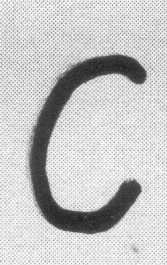
#> input picture Pattern-Recognition-Fourier-descriptors-EE4266-master/C.bmp, 167 x 265 px
$ python main.py
#> lines starting #> are read from the running program, lines starting #| are printed output that depends on the picture; after the words box and inside, x2 and y2 are one past the last pixel; in counts of white or black regions, pixels touching at a corner belong together; long printed decimals are rounded
import cv2
import numpy as np
import matplotlib.pyplot as plt


def detect_contours(img):
    imgray = cv2.cvtColor(img, cv2.COLOR_BGR2GRAY)
    imgray = cv2.medianBlur(imgray, 5)
    ret, thresh = cv2.threshold(
        imgray, 140, 255, cv2.THRESH_BINARY_INV)  # Binarizing the image
    contours, hierarchy = cv2.findContours(
        thresh, cv2.RETR_TREE, cv2.CHAIN_APPROX_NONE)  # Detecting contours
    return contours


def two_d_to_complex(contour):
    x = [x[0][0] for x in contour]
    y = [y[0][1] for y in contour]
    complex_form = np.array(x)+np.array(y)*1j
    return complex_form


def eliminate_higher_freq(FT_array, keep_fraction):
    z = np.copy(FT_array)
    n = len(z)
    # a[0] represents the DC component. a [1: n//2] represent positive frequencies
    # from lowest to highest. a[n//2+1:] represents negative frequencies from most
    # negative to least negative
    z[int(keep_fraction*n/2)+1:-int(keep_fraction*n/2)] = 0
    return z


def plot_points_on_image(img_name, smooth_complex_array):
    im = plt.imread(img_name)
    implot = plt.imshow(im)
    plt.scatter(x=smooth_complex_array.real, y=smooth_complex_array.imag, s=3)
    plt.show()


def show_all_contours(img, contours):
    out = cv2.drawContours(img, contours, -1, (0, 255, 0), 3)
    out = cv2.resize(out, (543, 700))
    cv2.imshow('output', out)
    cv2.waitKey(0) & 0xFF
    cv2.destroyAllWindows()


def get_template_value(template, keep_fraction):
    contours = detect_contours(template)
    complex_array = two_d_to_complex(contours[0])
    FT_array = np.fft.fft(complex_array)
    FT_array = eliminate_higher_freq(FT_array, keep_fraction)
    return FT_array


def normalise_array(FT_array):
    # Absolute value: makes analysis rotaion invariant
    FT_array = np.absolute(FT_array)
    # Remove zero frequency: Make translation invariant
    FT_array = FT_array[1:]
    # Divide each element by first element: Make scale invariant
    FT_array /= FT_array[0]
    return FT_array


def resize(array, num_elements):
    array = np.append(array[1:num_elements], array[-num_elements])
    # array = array[:num_elements]
    return array


def ssd(normalised_template_array, normalised_array):
    return np.sum(np.square(normalised_array - normalised_template_array))


img_name = 'a4.bmp'
template_name = 'C.bmp'
img = cv2.imread(img_name)
template = cv2.imread(template_name)
#> template is the input picture: shape (265, 167, 3); min 11, max 255, mean 197.8
keep_fraction = 0.15

template_array = get_template_value(template, keep_fraction)
#> in detect_contours, `imgray = cv2.medianBlur(imgray, 5)`:
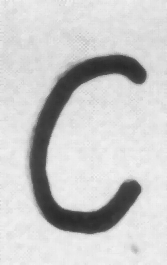
#> imgray: shape (265, 167); min 41, max 242, mean 202.8
#> in detect_contours, `ret, thresh = cv2.threshold( imgray, 140, 255, cv2.THRESH_BINARY_INV)`:
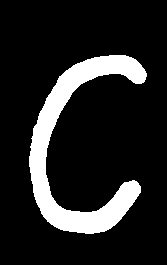
#> thresh: shape (265, 167); 14.2% white; 1 white region
#> in detect_contours, `contours, hierarchy = cv2.findContours( thresh, cv2.RETR_TREE, cv2.CHA..`: contours = 1 contour; box (x1, y1, x2, y2) and area: (29, 55, 147, 234) 5982
#> in two_d_to_complex, `x = [x[0][0] for x in contour]`: x = 621 values, max 146 at index 578, min 29 at index 130, mean 78.73
#> in two_d_to_complex, `y = [y[0][1] for y in contour]`: y = 621 values, max 233 at index 233, min 55 at index 0, mean 146.4
#> in eliminate_higher_freq, `n = len(z)`: n = 621
normalised_template_array = normalise_array(template_array)
#> in normalise_array, `FT_array = np.absolute(FT_array)`: FT_array = 621 values, max 103213.6 at index 0, min 0 at index 47, mean 341.3
#> in normalise_array, `FT_array = FT_array[1:]`: FT_array = 620 values, max 29973.4 at index 619, min 0 at index 46, mean 175.4
#> in normalise_array, `FT_array /= FT_array[0]`: FT_array = 620 values, max 1.39 at index 619, min 0 at index 46, mean 0.00816
#> normalised_template_array has the same summary as FT_array in normalise_array
normalised_template_array = resize(normalised_template_array, 10)
#> in resize, `array = np.append(array[1:num_elements], array[-num_elements])`: array = [0.591, 0.286, 0.0391, 0.0945, 0.0547, 0.00345, 0.0169, 0.00428, 0.00924, 0.0203]
#> normalised_template_array has the same summary as array in resize
print(normalised_template_array)
#| [0.5906 0.2857 0.03905 0.09453 0.05473 0.003455
#|  0.01694 0.004277 0.009235 0.02034]

#> (the run stopped early here; a loop or call above may not have finished)

$ run again, with Pattern-Recognition-Fourier-descriptors-EE4266-master/2.bmp copied over Pattern-Recognition-Fourier-descriptors-EE4266-master/C.bmp
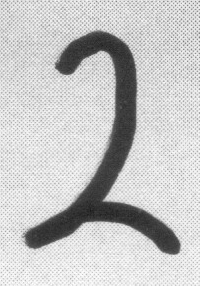
#> input picture Pattern-Recognition-Fourier-descriptors-EE4266-master/2.bmp, 200 x 286 px
#> template is the input picture: shape (286, 200, 3); min 23, max 255, mean 197.1
#> in detect_contours, `imgray = cv2.medianBlur(imgray, 5)`:
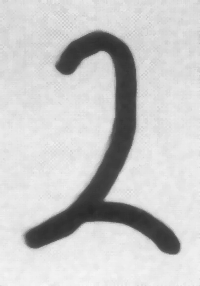
#> imgray: shape (286, 200); min 40, max 246, mean 200.9
#> in detect_contours, `ret, thresh = cv2.threshold( imgray, 140, 255, cv2.THRESH_BINARY_INV)`:
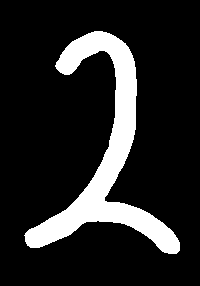
#> thresh: shape (286, 200); 14.9% white; 1 white region
#> in detect_contours, `contours, hierarchy = cv2.findContours( thresh, cv2.RETR_TREE, cv2.CHA..`: contours = 1 contour; box (x1, y1, x2, y2) and area: (24, 31, 180, 254) 8150
#> x = 741 values, max 179 at index 466, min 24 at index 303, mean 106
#> y = 741 values, max 253 at index 455, min 31 at index 0, mean 152.5
#> n = 741
#> in normalise_array, `FT_array = np.absolute(FT_array)`: FT_array = 741 values, max 137587.6 at index 0, min 0 at index 56, mean 390.2
#> in normalise_array, `FT_array = FT_array[1:]`: FT_array = 740 values, max 49284.5 at index 739, min 0 at index 55, mean 204.8
#> in normalise_array, `FT_array /= FT_array[0]`: FT_array = 740 values, max 1.87 at index 739, min 0 at index 55, mean 0.00775
#> `normalised_template_array = normalise_array(template_array)`: normalised_template_array has the same summary as FT_array in normalise_array
#> array = [0.522, 0.504, 0.0635, 0.0848, 0.0726, 0.0461, 0.018, 0.0404, 0.0129, 0.00493]
#> `normalised_template_array = resize(normalised_template_array, 10)`: normalised_template_array has the same summary as array in resize
#| [0.5222 0.5044 0.06346 0.08484 0.07258 0.04608
#|  0.01802  0.0404 0.01291 0.00493]
